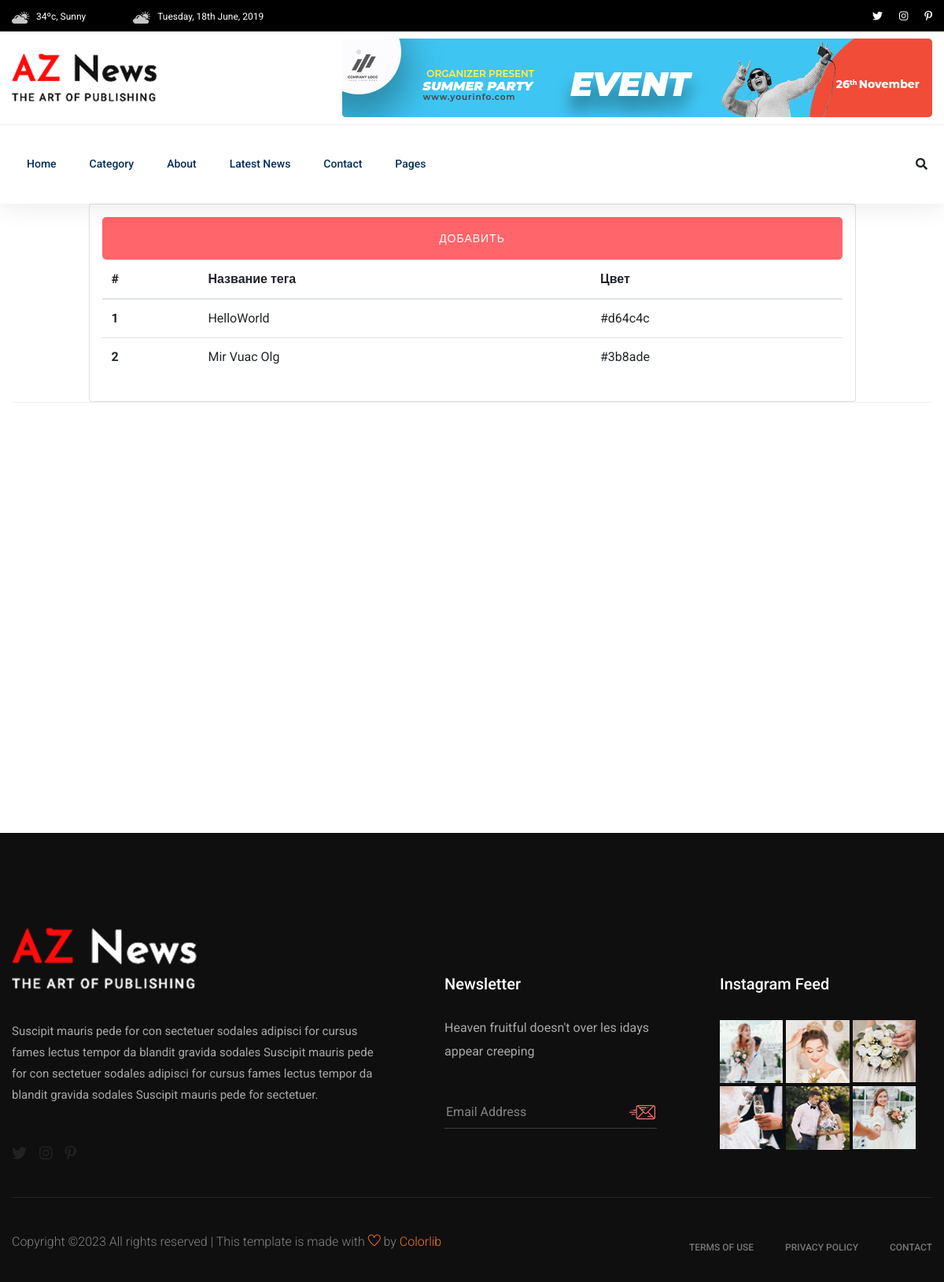
Page /admin_tags.php on the earlier database version.
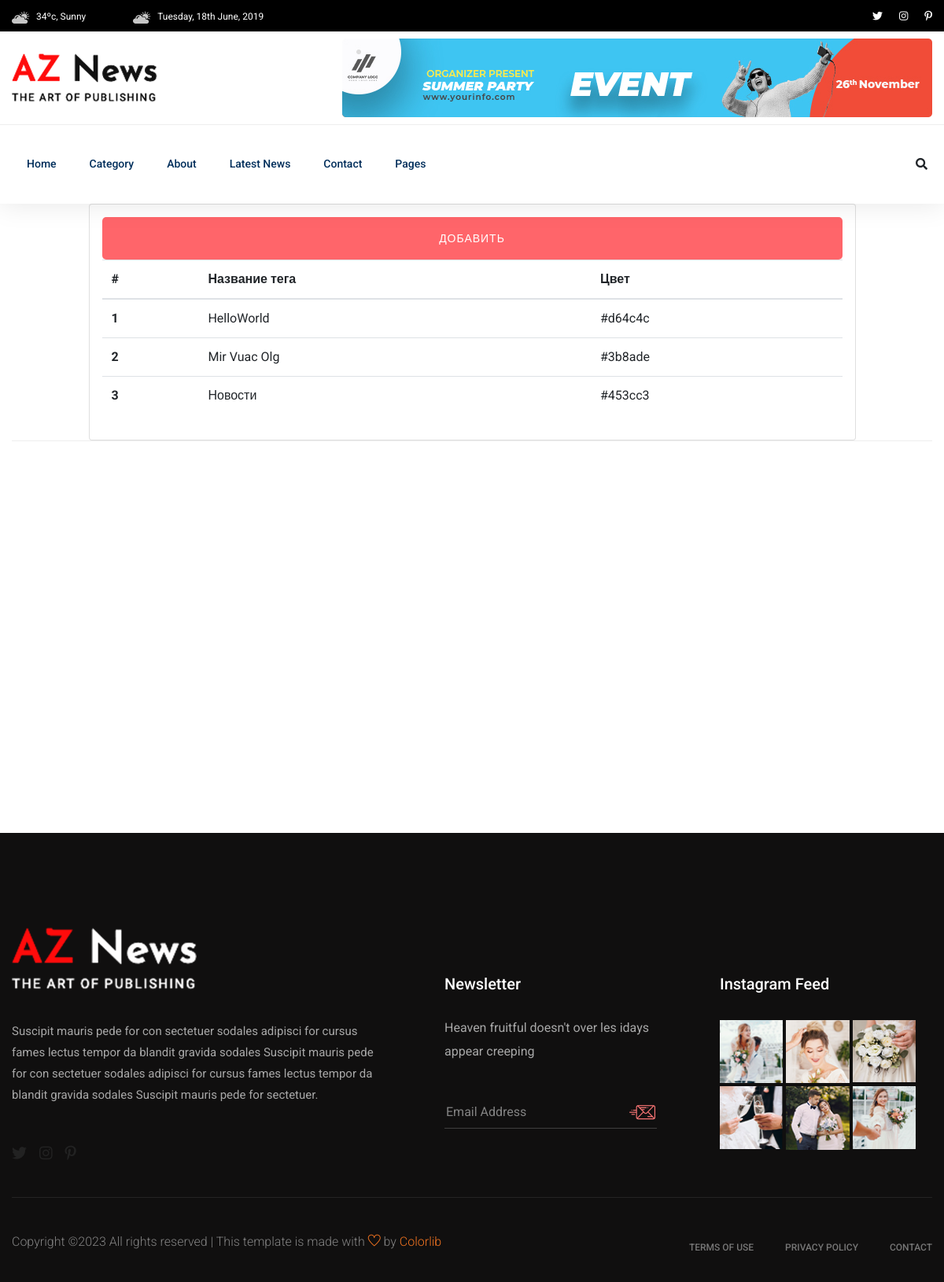
Same page on the later database version.
### tables this page shows
CREATE TABLE tags
        (
            id INTEGER PRIMARY KEY AUTOINCREMENT,
            name VARCHAR NOT NULL,
            color CHAR(20) NOT NULL
        );

### function/tags/get_tags.php (called while the page is built, shortened)
<?php
function all_tag()
{
    $connect = connect();
    return $connect->query("SELECT * FROM tags;");
}

### admin_tags.php (the view, shortened to what this page needs)
<?php require_once "./function/tags/get_tags.php"; ?>
<?php require_once "./elements/header.php"; ?>
<main>
    <div class="trending-area fix">
        <div class="container">
            <div class="trending-main">
                <div class="row">
                    <div class="col-lg-12">
                        <div class="col-10 mx-auto card p-3">
                            <button type="button" class="btn btn-primary" data-bs-toggle="modal" data-bs-target="#exampleModal">
                            Добавить
                            </button>
                            <table class="table">
                                <thead>
                                    <tr>
                                        <th scope="col">#</th>
                                        <th scope="col">Название тега</th>
                                        <th scope="col">Цвет</th>
                                    </tr>
                                </thead>
                                <tbody>
                                    <?php foreach (all_tag() as $value): ?>
                                        <tr>
                                            <th scope="row">
                                                <?php echo $value['id']; ?>
                                            </th>
                                            <td>
                                                <?php echo $value['name']; ?>
                                            </td>
                                            <td>
                                            <?php echo $value['color']; ?>
                                            </td>
                                        </tr>
                                    <?php endforeach; ?>
                                </tbody>
                            </table>
                        </div>
                    </div>
                </div>
            </div>
        </div>
    </div>
</main>
<?php require_once './elements/footer.php'; ?>

Differences in the rows shown:
added tags: id "3", name "Новости", color "#453cc3"
